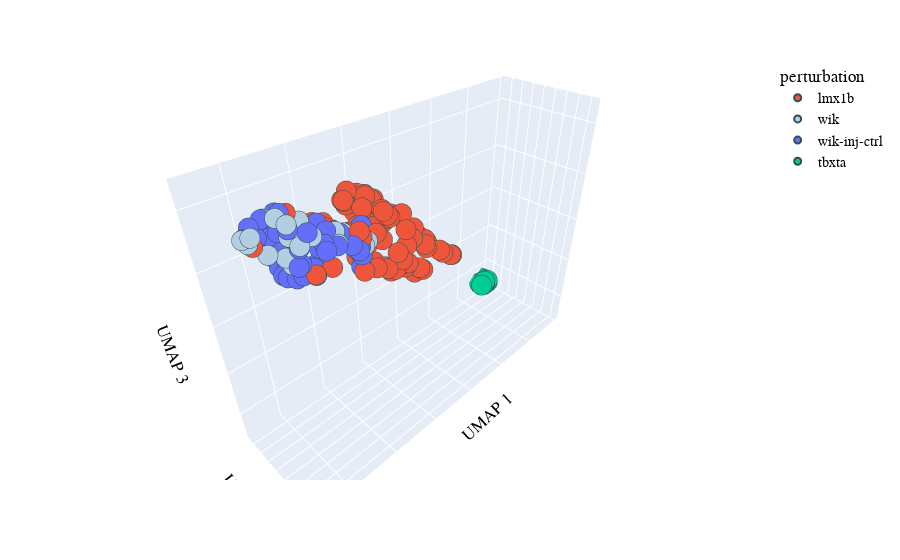

Notebook source saved alongside this figure:
### Markdown cell above
### Latent space plots

### Code cell
# color_vec2 = np.asarray([color_dict[p] for p in master_df_ref.loc[:, "master_perturbation"].tolist()])

color_discrete_map = {"lmx1b" :"#EF553B" , "wik":"rgb(179, 205, 227)", "wik-inj-ctrl":"#636EFA", "tbxta":"#00CC96"}

morph_fig = px.scatter_3d(master_df_ref, x="UMAP_00_bio_3", y="UMAP_01_bio_3", z="UMAP_02_bio_3",
                    color="master_perturbation", color_discrete_map=color_discrete_map,opacity=1)

morph_fig.update_traces(marker=dict(size=7, 
                              line=dict(width=2,
                                        color='DarkSlateGrey'))
                 )

morph_fig.update_layout(scene = dict(
                    xaxis_title="UMAP 1",
                    yaxis_title="UMAP 2",
                    zaxis_title="UMAP 3",
                    xaxis = dict(showticklabels=False),
                    yaxis = dict(showticklabels=False),
                    zaxis = dict(showticklabels=False)
                    ),   
    legend_title="perturbation",
    font=dict(
        family="Arial",
        size=14,
        color="Black"
    )
)
                  
morph_fig.show()

### Figure 1 — Plotly figure (JSON) as saved in the notebook; plotly's stock layout.template omitted (floating-point values rounded to 4 significant figures)
{"data": [{"hovertemplate": "master_perturbation=lmx1b<br>UMAP_00_bio_3=%{x}<br>UMAP_01_bio_3=%{y}<br>UMAP_02_bio_3=%{z}<extra></extra>", "legendgroup": "lmx1b", "marker": {"color": "#EF553B", "line": {"color": "DarkSlateGrey", "width": 2}, "opacity": 1, "size": 7, "symbol": "circle"}, "mode": "markers", "name": "lmx1b", "scene": "scene", "showlegend": true, "type": "scatter3d", "x": [11.11, 10.51, 11.37, 10.84, 11.47, 11.4, 10.76, 10.56, 9.014, 10.45, 12.55, 11.33, 11.38, 13.9, 10.64, 12.51, 9.392, 10.54, 11.17, 10.69, 11.57, 9.572, 10.04, 10.78, 12.07, 12.15, 10.33, 11.4, 12.5, 11.32, 14.73, 9.387, 11.01, 11.61, 13.15, 9.072, 11.64, 12.71, 11.0, 13.38, 10.11, 11.0, 9.879, 12.92, 11.28, 9.785, 11.88, 10.71, 11.18, 10.92, 10.5, 9.286, 10.89, 11.48, 11.05, 10.82, 11.17, 10.64, 9.721, 10.72, 10.56, 10.38, 10.67, 11.11, 11.0, 11.03, 11.07, 11.8, 10.46, 10.3, 11.05, 10.54, 10.35, 10.09, 10.27, 11.91, 10.18, 9.366, 9.705, 10.92, 10.57, 9.482, 11.15, 12.36, 11.69, 11.27, 10.38], "y": [10.28, 10.24, 10.01, 8.41, 9.634, 9.303, 10.27, 9.234, 10.45, 10.47, 9.369, 9.893, 8.771, 9.453, 9.115, 10.43, 9.709, 8.765, 8.547, 7.675, 9.057, 9.554, 10.29, 7.956, 9.855, 9.743, 8.335, 8.427, 10.51, 9.488, 9.15, 9.537, 8.817, 8.593, 7.587, 10.46, 10.0, 8.594, 7.823, 9.573, 8.848, 7.782, 8.967, 9.68, 10.34, 10.09, 10.26, 9.118, 10.36, 10.16, 9.104, 10.32, 10.45, 10.25, 10.4, 10.25, 10.01, 10.12, 9.464, 7.791, 8.233, 10.54, 7.92, 9.722, 9.863, 7.705, 9.852, 7.697, 7.701, 7.884, 9.594, 10.33, 10.42, 9.349, 7.854, 7.922, 8.155, 10.25, 9.261, 7.819, 10.37, 9.727, 8.629, 10.32, 7.958, 8.488, 8.307], "z": [20.0, 20.64, 19.96, 21.06, 20.0, 20.42, 20.53, 20.92, 19.48, 19.7, 21.38, 20.8, 20.65, 22.47, 20.77, 21.8, 19.8, 20.82, 20.63, 21.08, 20.26, 20.01, 20.25, 20.72, 20.66, 20.55, 20.99, 20.47, 21.66, 21.05, 21.75, 19.79, 20.15, 21.66, 20.13, 19.51, 21.2, 21.39, 20.99, 20.48, 20.74, 21.09, 20.67, 20.54, 19.99, 19.93, 20.3, 20.99, 20.52, 19.88, 20.85, 19.64, 20.07, 20.07, 20.24, 19.8, 19.71, 20.93, 20.34, 21.22, 21.29, 19.64, 21.21, 21.55, 21.37, 21.13, 21.46, 20.65, 21.16, 21.03, 21.54, 19.6, 19.56, 20.93, 21.11, 20.64, 21.02, 19.72, 20.24, 21.43, 19.55, 19.93, 19.94, 20.46, 20.47, 20.07, 21.12]}, {"hovertemplate": "master_perturbation=wik<br>UMAP_00_bio_3=%{x}<br>UMAP_01_bio_3=%{y}<br>UMAP_02_bio_3=%{z}<extra></extra>", "legendgroup": "wik", "marker": {"color": "rgb(179, 205, 227)", "line": {"color": "DarkSlateGrey", "width": 2}, "opacity": 1, "size": 7, "symbol": "circle"}, "mode": "markers", "name": "wik", "scene": "scene", "showlegend": true, "type": "scatter3d", "x": [12.08, 13.11, 12.53, 13.16, 13.08, 12.8, 12.36, 12.53, 13.98, 14.98, 13.58, 14.36, 13.69, 14.25, 13.78, 14.87, 14.44, 14.84, 14.09, 14.16, 13.9, 13.93, 13.47], "y": [10.18, 10.11, 9.986, 10.41, 10.21, 10.14, 10.41, 9.954, 9.582, 9.231, 9.954, 9.183, 9.643, 9.575, 9.685, 9.444, 9.26, 9.164, 9.466, 9.898, 9.378, 9.939, 7.471], "z": [21.22, 21.52, 21.38, 21.71, 21.95, 21.76, 21.31, 21.34, 21.9, 22.09, 21.91, 22.39, 22.25, 22.52, 22.07, 22.2, 21.44, 21.89, 21.29, 22.45, 20.95, 21.78, 20.08]}, {"hovertemplate": "master_perturbation=wik-inj-ctrl<br>UMAP_00_bio_3=%{x}<br>UMAP_01_bio_3=%{y}<br>UMAP_02_bio_3=%{z}<extra></extra>", "legendgroup": "wik-inj-ctrl", "marker": {"color": "#636EFA", "line": {"color": "DarkSlateGrey", "width": 2}, "opacity": 1, "size": 7, "symbol": "circle"}, "mode": "markers", "name": "wik-inj-ctrl", "scene": "scene", "showlegend": true, "type": "scatter3d", "x": [13.19, 12.28, 13.19, 12.88, 13.16, 12.57, 12.98, 13.26, 13.4, 14.42, 13.88, 14.72, 12.26, 14.77, 14.01, 14.11, 13.65, 14.94, 14.56, 13.44, 13.76, 13.41, 12.76, 13.56, 13.37, 11.28, 11.74, 13.71, 13.21, 13.46, 12.18, 13.13, 13.44, 13.2, 13.29, 13.47, 13.86, 13.99, 13.96, 13.32, 13.01, 13.47, 13.52, 13.39, 13.28, 13.44, 13.65, 13.47], "y": [9.613, 9.95, 10.43, 10.6, 9.826, 10.51, 10.26, 10.09, 9.919, 9.202, 9.799, 9.14, 10.14, 9.154, 9.644, 9.53, 8.507, 9.175, 9.074, 7.377, 10.08, 7.485, 10.72, 10.5, 9.56, 9.839, 9.506, 9.489, 9.216, 9.032, 9.968, 9.207, 10.23, 7.477, 7.908, 7.745, 8.887, 9.072, 9.798, 7.553, 7.521, 7.225, 8.777, 7.339, 8.369, 7.296, 8.256, 7.258], "z": [21.98, 20.95, 21.68, 21.63, 21.76, 21.4, 21.87, 21.98, 21.47, 22.41, 21.62, 22.28, 20.85, 22.15, 22.14, 22.58, 19.96, 22.07, 21.9, 20.21, 22.15, 20.1, 21.47, 21.73, 20.44, 19.82, 21.27, 20.92, 20.44, 20.2, 20.35, 20.51, 21.75, 20.79, 19.93, 19.85, 22.14, 22.37, 21.11, 20.51, 20.53, 20.62, 20.0, 20.69, 19.97, 20.46, 19.91, 20.56]}, {"hovertemplate": "master_perturbation=tbxta<br>UMAP_00_bio_3=%{x}<br>UMAP_01_bio_3=%{y}<br>UMAP_02_bio_3=%{z}<extra></extra>", "legendgroup": "tbxta", "marker": {"color": "#00CC96", "line": {"color": "DarkSlateGrey", "width": 2}, "opacity": 1, "size": 7, "symbol": "circle"}, "mode": "markers", "name": "tbxta", "scene": "scene", "showlegend": true, "type": "scatter3d", "x": [2.296, 2.716, 2.251, 2.348, 2.572, 2.479, 2.364, 2.769, 2.455, 2.183, 2.676, 2.829, 2.627, 2.384, 2.408, 2.394], "y": [6.773, 6.933, 6.834, 6.737, 7.093, 6.87, 6.713, 6.94, 6.771, 6.796, 7.115, 7.099, 7.119, 7.09, 6.979, 7.106], "z": [13.07, 13.22, 13.02, 13.1, 13.15, 13.1, 13.06, 13.19, 13.27, 13.02, 13.18, 13.21, 13.36, 13.27, 13.26, 13.18]}], "layout": {"font": {"color": "Black", "family": "Arial", "size": 14}, "legend": {"title": {"text": "perturbation"}, "tracegroupgap": 0}, "margin": {"t": 60}, "scene": {"domain": {"x": [0, 1], "y": [0, 1]}, "xaxis": {"showticklabels": false, "title": {"text": "UMAP 1"}}, "yaxis": {"showticklabels": false, "title": {"text": "UMAP 2"}}, "zaxis": {"showticklabels": false, "title": {"text": "UMAP 3"}}}}}
